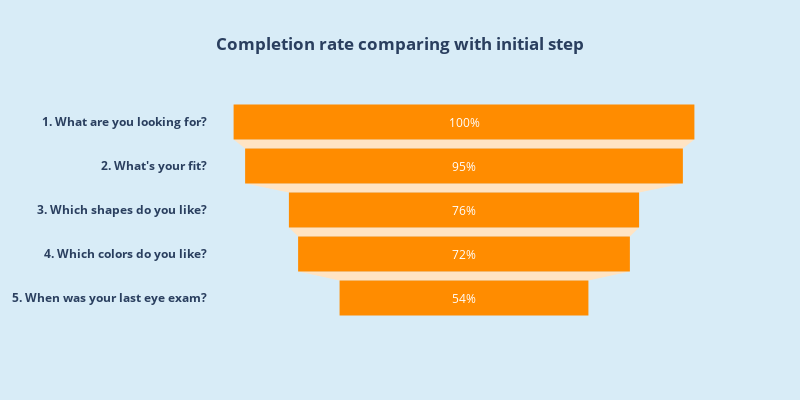

The code cell stored with this chart in its notebook:
### Code cell
import plotly.express as px
import plotly.graph_objs as go

fig = go.Figure()

fig.add_trace(go.Funnel(marker = {"color": ["darkorange", "darkorange", "darkorange", "darkorange", "darkorange"]},
                        connector={"fillcolor": "bisque"},
                        textfont=dict(color='#fff'),
    name = '',
    x=[100, 95, 76, 72,54],
    y=["<b>1. What are you looking for?</b>", "<b>2. What's your fit?", "<b>3. Which shapes do you like?", "<b>4. Which colors do you like?", "<b>5. When was your last eye exam?"],
    textinfo = "percent initial"))

fig.update_layout(title_text='<b>Completion rate comparing with initial step</b>', title_x=0.5,paper_bgcolor='rgb(216,236,247)',plot_bgcolor='rgb(216,236,247)', width=800, height=400)

fig.write_image("fig2.png")
fig.show()

### Figure 1 — Plotly figure (JSON) as saved in the notebook; plotly's stock layout.template omitted (floating-point values rounded to 4 significant figures)
{"data": [{"connector": {"fillcolor": "bisque"}, "marker": {"color": ["darkorange", "darkorange", "darkorange", "darkorange", "darkorange"]}, "name": "", "textfont": {"color": "#fff"}, "textinfo": "percent initial", "type": "funnel", "x": [100, 95, 76, 72, 54], "y": ["<b>1. What are you looking for?</b>", "<b>2. What's your fit?", "<b>3. Which shapes do you like?", "<b>4. Which colors do you like?", "<b>5. When was your last eye exam?"]}], "layout": {"height": 400, "paper_bgcolor": "rgb(216,236,247)", "plot_bgcolor": "rgb(216,236,247)", "title": {"text": "<b>Completion rate comparing with initial step</b>", "x": 0.5}, "width": 800}}
